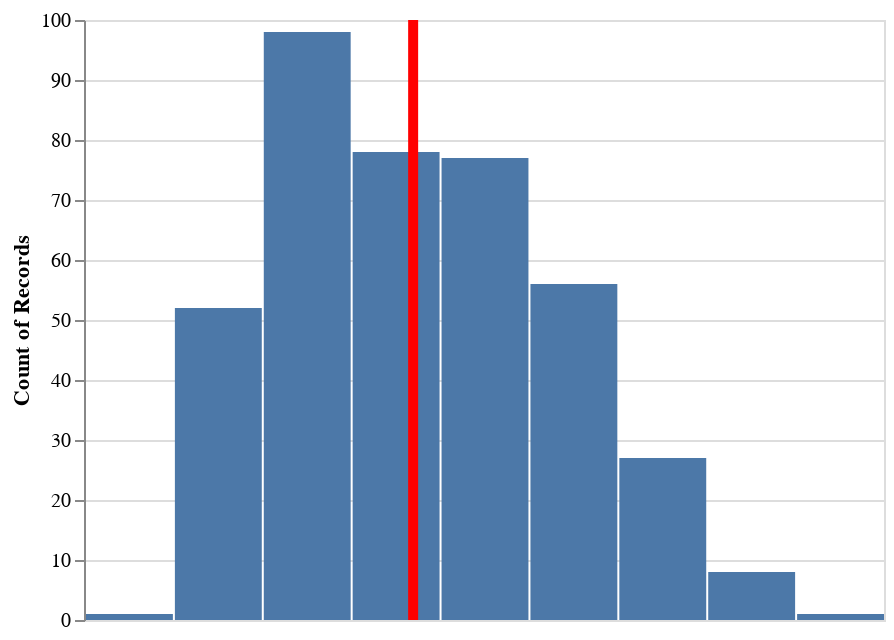

Write notebook code for a chart like this one.
### Code cell
base = alt.Chart(cars)
 
bar = base.mark_bar().encode(
    x=alt.X('Miles_per_Gallon:Q', bin=True, axis=None),
    y='count()'
)
rule = base.mark_rule(color='red').encode(
    x='mean(Miles_per_Gallon):Q',
    size=alt.value(5)
)
bar+rule

### Figure 1 — Vega-Lite specification as saved in the notebook (floating-point values rounded to 4 significant figures; data arrays with more than 128 entries replaced by an {"elided": "..."} marker saying what was removed)
{"config": {"view": {"continuousWidth": 400, "continuousHeight": 300}}, "layer": [{"mark": "bar", "encoding": {"x": {"axis": null, "bin": true, "field": "Miles_per_Gallon", "type": "quantitative"}, "y": {"aggregate": "count", "type": "quantitative"}}}, {"mark": {"type": "rule", "color": "red"}, "encoding": {"size": {"value": 5}, "x": {"aggregate": "mean", "field": "Miles_per_Gallon", "type": "quantitative"}}}], "data": {"name": "data-f02450ab61490a1363517a0190416235"}, "$schema": "https://vega.github.io/schema/vega-lite/v4.17.0.json", "datasets": {"data-f02450ab61490a1363517a0190416235": {"elided": "406 records"}}}
